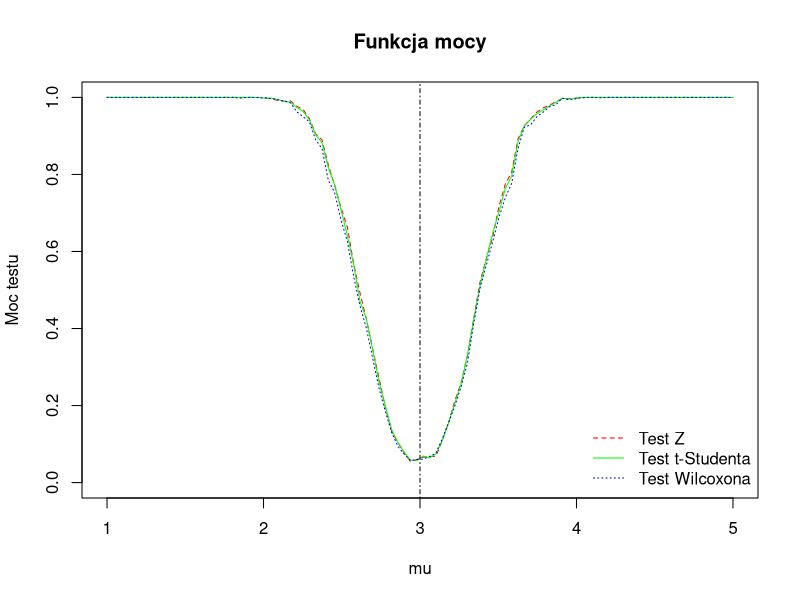

Recreate this plot in R. (Note: a time limit stopped this script after it produced the figure.)
## ---- chunk 1
library('tidyverse')
## ---- chunk 2
# Definicje testów
z_test <- function(sample, mu_0, sigma){
  z_stat <- (mean(sample) - mu_0) / (sigma / sqrt(length(sample)))
  p_value <- 2 * (1 - pnorm(abs(z_stat)))
  return(p_value < alpha)
}

t_test <- function(sample, mu_0){
  t_stat <- (mean(sample) - mu_0) / (sd(sample) / sqrt(length(sample)))
  p_value <- 2 * (1 - pt(abs(t_stat), df = length(sample) -1))
  return(p_value < alpha)
}

wilcoxon_test <- function(sample, mu_0){
  test_result <- wilcox.test(sample, mu = mu_0, alternative = "two.sided", exact = FALSE)
  return(test_result$p.value < alpha)
}

# Zdefiniowanie parametrów
alpha <- 0.05
n <- 100
R <- 1000
sigma <- 2
mu_values <- seq(1, 5, length.out = 100)

# Funkcja mocy
power_z <- numeric(length(mu_values))
power_t <- numeric(length(mu_values))
power_wilcoxon <- numeric(length(mu_values))

# Symulacja Monte Carlo
for (i in 1:length(mu_values)) {
  mu <- mu_values[i]
  
  z_rejections <- 0
  t_rejections <- 0
  wilcoxon_rejections <- 0
  
  for (j in 1:R) {
    sample <- rnorm(n, mean = mu, sd = sigma)
    
    if (z_test(sample, 3, sigma)) z_rejections <- z_rejections + 1
    if (t_test(sample, 3)) t_rejections <- t_rejections + 1
    if (wilcoxon_test(sample, 3)) wilcoxon_rejections <- wilcoxon_rejections + 1
  }
  
  power_z[i] <- z_rejections / R
  power_t[i] <- t_rejections / R
  power_wilcoxon[i] <- wilcoxon_rejections / R
}

# Wykres
plot(mu_values, power_z, type = "l", col = "red", lty = 2, ylim = c(0, 1), xlab = "mu", ylab = "Moc testu", main = "Funkcja mocy")
lines(mu_values, power_t, col = "green", lty = 1)
lines(mu_values, power_wilcoxon, col = "blue", lty = 3)
abline(v = 3, col = "black", lty = 4)  # Linia dla H0: μ = 3
legend("bottomright", legend = c("Test Z", "Test t-Studenta", "Test Wilcoxona"), col = c("red", "green", "blue"), lty = c(2, 1, 3), bty = "n")
## ---- chunk 3
# Parametry
sigma <- 4  
mu_values <- seq(0, 6, length.out = 100)

# Funkcja mocy
power_z <- numeric(length(mu_values))
power_t <- numeric(length(mu_values))
power_wilcoxon <- numeric(length(mu_values))

# Symulacja Monte Carlo
for (i in 1:length(mu_values)) {
  mu <- mu_values[i]
  
  z_rejections <- 0
  t_rejections <- 0
  wilcoxon_rejections <- 0
  
  for (j in 1:R) {
    sample <- rnorm(n, mean = mu, sd = sigma)
    
    if (z_test(sample, 3, sigma)) z_rejections <- z_rejections + 1
    if (t_test(sample, 3)) t_rejections <- t_rejections + 1
    if (wilcoxon_test(sample, 3)) wilcoxon_rejections <- wilcoxon_rejections + 1
  }
  
  power_z[i] <- z_rejections / R
  power_t[i] <- t_rejections / R
  power_wilcoxon[i] <- wilcoxon_rejections / R
}

# Wykres funkcji mocy
plot(mu_values, power_z, type = "l", col = "red", lty = 2, ylim = c(0, 1), xlab = "mu", ylab = "Moc testu", main = "Funkcja mocy")
lines(mu_values, power_t, col = "green", lty = 1)
lines(mu_values, power_wilcoxon, col = "blue", lty = 3)
abline(v = 3, col = "black", lty = 4)  # Linia dla H0: μ = 3
legend("bottomright", legend = c("Test Z", "Test t-Studenta", "Test Wilcoxona"), col = c("red", "green", "blue"), lty = c(2, 1, 3), bty = "n")

## ---- chunk 4
# Test Z (zakładamy estymację)
z_test <- function(sample, mu_0){
  sample_mean <- mean(sample)
  z_stat <- (sample_mean - mu_0) / (sample_mean / sqrt(length(sample)))
  p_value <- 2 * (1 - pnorm(abs(z_stat)))
  return(p_value < alpha)
}

# Funkcja mocy
mu_values <- seq(0, 5, length.out = 100) 
power_z <- numeric(length(mu_values))
power_t <- numeric(length(mu_values))
power_wilcoxon <- numeric(length(mu_values))

# Symulacja Monte Carlo
for (i in 1:length(mu_values)) {
  mu <- mu_values[i]
  
  z_rejections <- 0
  t_rejections <- 0
  wilcoxon_rejections <- 0
  
  for (j in 1:R) {
    sample <- rexp(n, rate = 1 / mu)  # Próba z rozkładu wykładniczego
    
    if (z_test(sample, 1)) z_rejections <- z_rejections + 1
    if (t_test(sample, 1)) t_rejections <- t_rejections + 1
    if (wilcoxon_test(sample, 1)) wilcoxon_rejections <- wilcoxon_rejections + 1
  }
  
  power_z[i] <- z_rejections / R
  power_t[i] <- t_rejections / R
  power_wilcoxon[i] <- wilcoxon_rejections / R
}

# Wykres funkcji mocy
plot(mu_values, power_z, type = "l", col = "red", lty = 2, ylim = c(0, 1), xlab = expression(mu), ylab = "Moc testu", main = "Funkcja mocy")
lines(mu_values, power_t, col = "green", lty = 1)
lines(mu_values, power_wilcoxon, col = "blue", lty = 3)
abline(v = 3, col = "black", lty = 4) 
legend("bottomright", legend = c("Test Z", "Test t-Studenta", "Test Wilcoxona"), col = c("red", "green", "blue"), lty = c(2, 1, 3), bty = "n")
